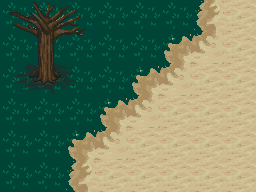

A level layout from a 2D game, rendered from its tile map. Below: a short description, then the map file with its tile-grid data intact:
An orthogonal 8x6 tile map with 32x32 px tiles, 2 tile layers (Tile Layer 1, Tile Layer 2), 2 tilesets and 2 objects (CustomType, CustomPoint).

<map version="1.5" tiledversion="1.7.0" orientation="orthogonal" renderorder="right-down" width="8" height="6" tilewidth="32" tileheight="32" infinite="0" nextlayerid="4" nextobjectid="4">
 <properties>
  <property name="boolean" type="bool" value="true" />
  <property name="cool color" type="color" value="#ff55aaff" />
  <property name="floating" type="float" value="12.3" />
  <property name="foo" value="bar" />
  <property name="integer" type="int" value="42" />
  <property name="object ref" type="object" value="1" />
  <property name="path" type="file" value="foo.bar" />
 </properties>
 <tileset firstgid="1" source="terrain.tsx" />
 <tileset firstgid="1025" source="outside.tsx" />
 <layer id="1" name="Tile Layer 1" width="8" height="6">
  <data encoding="csv">
360,360,360,360,360,360,360,360,
360,360,360,360,360,360,360,360,
360,360,360,360,360,360,360,360,
360,360,360,360,360,360,360,360,
360,360,360,360,360,360,360,360,
360,360,360,360,360,360,360,360
</data>
 </layer>
 <layer id="2" name="Tile Layer 2" width="8" height="6" opacity="0.83">
  <properties>
   <property name="a" type="int" value="42" />
   <property name="b" type="float" value="2.5" />
  </properties>
  <data encoding="csv">
1293,1294,1295,0,0,0,307,308,
1325,1326,1327,0,0,275,245,308,
1357,1358,1359,0,275,245,308,308,
0,0,0,275,245,308,308,308,
0,0,275,245,308,308,308,308,
0,0,307,308,308,308,308,308
</data>
 </layer>
 <objectgroup id="3" name="Object Layer 1">
  <object id="2" name="Rect" type="CustomType" x="36" y="40" width="28" height="30">
   <properties>
    <property name="foo" value="bar" />
   </properties>
  </object>
  <object id="3" name="SomePoint" type="CustomPoint" x="143" y="47">
   <point />
  </object>
 </objectgroup>
</map>
